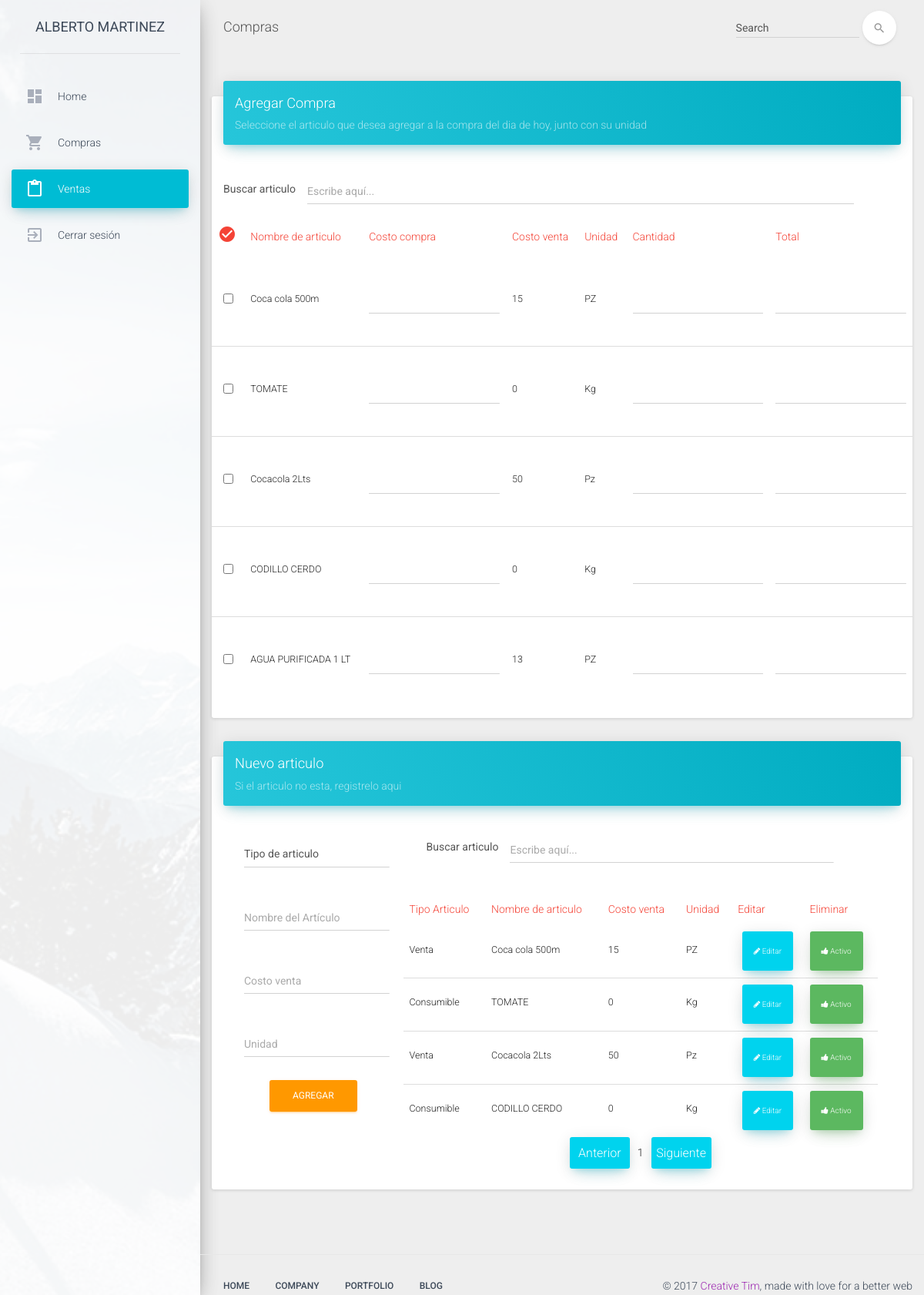
/ventas/index.php (signed in), run on the app's committed database.
### tables this page shows
CREATE TABLE IF NOT EXISTS `articulos` (
  `id` int(11) NOT NULL AUTO_INCREMENT,
  `tipoArticulo` int(2) NOT NULL,
  `nombreArticulo` varchar(100) NOT NULL,
  `costoVenta` tinyint(1) NOT NULL,
  `unidad` varchar(5) NOT NULL,
  `FechaAlta` datetime NOT NULL DEFAULT CURRENT_TIMESTAMP,
  `estatus` bit(2) NOT NULL,
  PRIMARY KEY (`id`)
);

### funciones/consulta.php (the view, shortened to what this page needs)
<?php
function lista_articulos_compras(){
	include '../conexion/conexion.php';
$sql = "SELECT id,tipoArticulo,nombreArticulo,costoVenta,unidad, CONVERT(FechaAlta,char(10)) FechaAlta, estatus FROM articulos";
$result = $conectar->query($sql);
$tabla='';
if ($result->num_rows > 0) {
  $tabla='';
    while($row = $result->fetch_assoc()) {
        $tabla.= '<tr>
                      <td align="center"><h5><input type="checkbox" /></h5></td>
                      <td><h5>'.utf8_encode($row["nombreArticulo"]).'</h5></td>
                      <td><h5><input type="text" id="preciocompra" name="preciocompra"  class="form-control col-lg-12" value="" /></h5></td>
                      <td><h5>'.utf8_encode($row["costoVenta"]).'</h5></td>
                      <td><h5>'.utf8_encode($row["unidad"]).'</h5></td>
                      <td><h5><input type="text" id="cantidad" name="cantidad"  class="form-control col-lg-12" value="" /></h5></td>
                      <td><h5><input type="text" id="total" name="total"  class="form-control col-lg-12" value="" /></h5></td>
                      </tr>';
    }
} else {
    echo "0 results";
}
return $tabla;
}
function lista_articulos(){
	include '../conexion/conexion.php';
$sql = "SELECT id,tipoArticulo,nombreArticulo,costoVenta,unidad, CONVERT(FechaAlta,char(10)) FechaAlta, estatus FROM articulos";
$result = $conectar->query($sql);
$tabla='';
if ($result->num_rows > 0) {
  $i=1;
  $tabla='';
    while($row = $result->fetch_assoc()) {
      $Estatus = ($row["estatus"] == 1) ? '<span class="alert alert-success" style="cursor: pointer"><i class="fa fa-thumbs-up"></i> Activo</span>' : '<span class="alert alert-danger" style="cursor: pointer"><i class="fa fa-thumbs-down"></i> Inactivo</span>';
       $tipoarticulo =  ($row["tipoArticulo"] == 1) ? 'Consumible' : 'Venta';
        $tabla.= '<tr>
                      <td><h5>'.$tipoarticulo.'</h5></td>
                      <td><h5>'.utf8_encode($row["nombreArticulo"]).'</h5></td>
                      <td><h5>'.utf8_encode($row["costoVenta"]).'</h5></td>
                      <td><h5>'.utf8_encode($row["unidad"]).'</h5></td>
                      <td align="center"><a onclick=" return cargardatos('.intval($row["id"]).')" id="editar" class="alert alert-info" style="cursor: pointer"><i class="fa fa-pencil"></i> Editar</a></td>
                      <td><form id="frm_activa'.$i.'" class="btn-a" method="POST" >
                      '.$Estatus.'
                      <input type="hidden" name="id" id="id" value="'.$row["id"].'">
                      <input type="hidden" name="Estatus" id="Estatus" value="'.$row["estatus"].'">
                      </form>
                      </td>
                      </tr>';
        $i++;
    }
} else {
    echo "0 results";
}
return $tabla;
}
?>

### data on the page
articulos: nombreArticulo "Coca cola 500m", costoVenta "15", unidad "PZ", tipoArticulo "Venta", estatus "1" (drawn)
articulos: nombreArticulo "TOMATE", costoVenta "0", unidad "Kg", tipoArticulo "Consumible", estatus "1" (drawn)
articulos: nombreArticulo "Cocacola 2Lts", costoVenta "50", unidad "Pz", tipoArticulo "Venta", estatus "1" (drawn)
articulos: nombreArticulo "CODILLO CERDO", costoVenta "0", unidad "Kg", tipoArticulo "Consumible", estatus "1" (drawn)
articulos: nombreArticulo "AGUA PURIFICADA 1 LT", costoVenta "13", unidad "PZ"

### other printed values
$nombre "ALBERTO"
$apellido "MARTINEZ"
